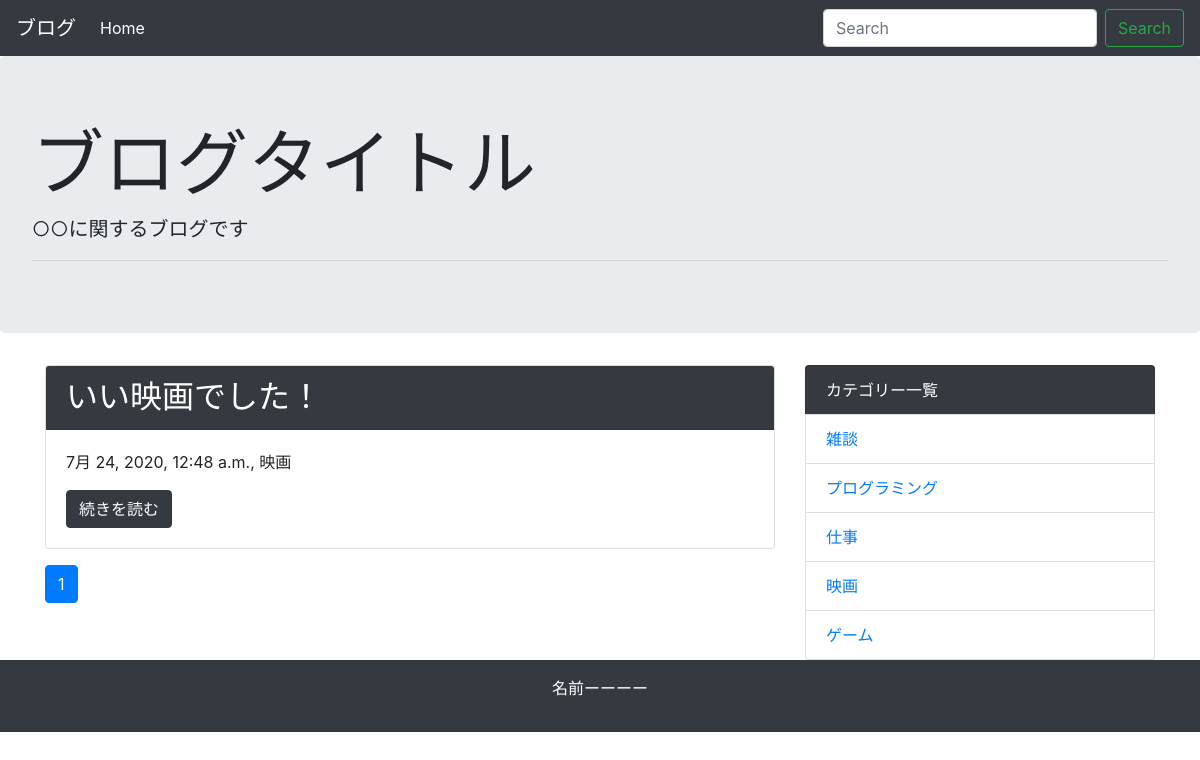
The app's page /category/4/ with its own data.
### blog/models.py (models this page shows, shortened)
class Post(models.Model):
    title = models.CharField('タイトル', max_length=30)
    text = models.TextField('本文')
    created_at = models.DateTimeField('作成日', default=timezone.now)
    category = models.ForeignKey(Category, verbose_name='カテゴリ',
                                 on_delete=models.PROTECT)

class Category(models.Model):
    name = models.CharField('カテゴリ名', max_length=255)
    created_at = models.DateTimeField('作成日', default=timezone.now)
    def __str__(self):
        return self.name

### blog/views.py (the view)
# urls.py: path('category/<int:pk>/', views.CategoryView.as_view(), name='category'),
class CategoryView(generic.ListView):
    model = Post
    paginate_by = 7
    def get_queryset(self):
        category_pk = self.kwargs['pk']
        queryset = Post.objects.order_by('-created_at').filter(
            category__pk=category_pk)
        return queryset

### blog/context_processors.py (called while the page is built)
def common(request):
    context = {
        'category_list': Category.objects.all()
    }
    return context

### blog/templatetags/mytag.py (called while the page is built)
@register.simple_tag
def url_replace(request, field, value):
    url_dict = request.GET.copy()
    url_dict[field] = value
    return url_dict.urlencode()

### blog/templates/blog/post_list.html
{% extends 'blog/base.html' %}
{% block content %}
    {% for post in post_list %}
        <div class="card mb-3">
            <h2 class="card-header bg-dark text-white">{{ post.title }}</h2>
            <div class="card-body">
                <p>{{ post.created_at }}, {{ post.category }}</p>
                <a href="{% url 'blog:detail' post.pk %}" class="btn btn-dark">続きを読む</a>
            </div>
        </div>
    {% endfor %}
    {% include 'blog/page.html' %}
{% endblock %}

### blog/templates/blog/base.html (shortened to what this page needs)
<!doctype html>
<html lang="ja">
<head>
    <link rel="stylesheet"
          href="https://maxcdn.bootstrapcdn.com/bootstrap/4.0.0-beta.2/css/bootstrap.min.css"
>
</head>
<body>
<nav class="navbar navbar-expand-lg navbar-dark bg-dark">
    <a class="navbar-brand" href="#">ブログ</a>
    <div class="collapse navbar-collapse" id="navbarSupportedContent">
        <ul class="navbar-nav mr-auto">
            <li class="nav-item active">
                <a class="nav-link" href="{% url 'blog:index' %}">Home </a>
            </li>
        </ul>
        <form class="form-inline my-2 my-lg-0" method="GET"
              action="{% url 'blog:index' %}">
            <input class="form-control mr-sm-2" type="text" placeholder="Search"
                   aria-label="Search" name="keyword">
            <button class="btn btn-outline-success my-2 my-sm-0" type="submit">
                Search
            </button>
        </form>
    </div>
</nav>
<div class="jumbotron">
    <h1 class="display-3">ブログタイトル</h1>
    <p class="lead">○○に関するブログです</p>
    <hr class="my-2">
</div>
<div class="container">
    <div class="row">
        <div class="col-md-8">
            {% block content %}
            {% endblock %}
        </div>
        <div class="col-md-4">
            <ul class="list-group">
                <li class="list-group-item bg-dark text-white">カテゴリー一覧</li>
                {% for category in category_list %}
                    <li class="list-group-item"><a
                            href="{% url 'blog:category' category.pk %}"> {{ category }}</a>
                    </li>
                {% endfor %}
            </ul>
        </div>
    </div>
</div>
<footer class="bg-dark text-white text-center py-3">
    <p>名前ーーーー</p>
</footer>
</body>
</html>

### records on screen
Post: title "いい映画でした！", created_at "7月 24, 2020, 12:48 a.m.", category "映画"
Category: name "雑談"
Category: name "プログラミング"
Category: name "仕事"
Category: name "映画"
Category: name "ゲーム"

### other values on screen
{{ link_page }} "1"
